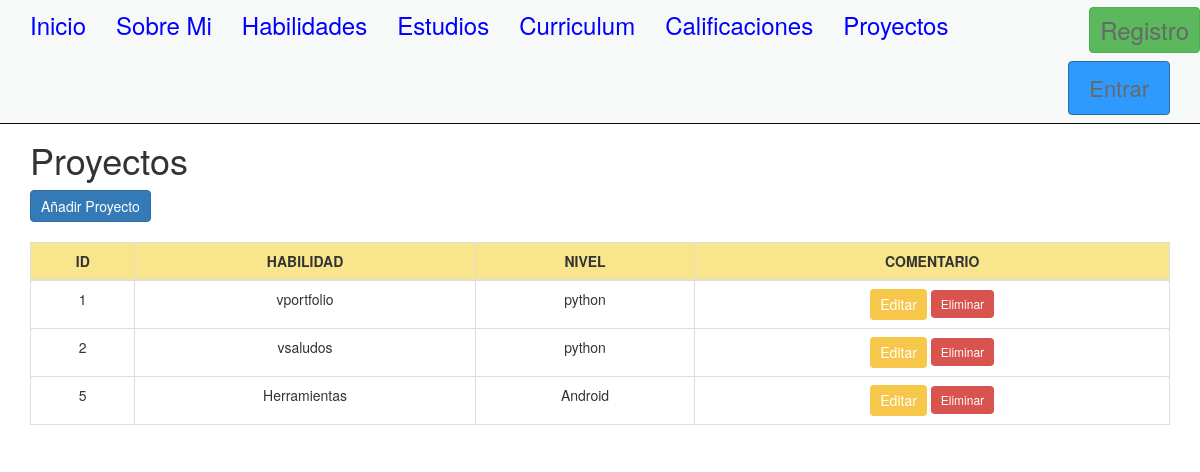
Screenshot of /lista_proyectos/ with the database file from the repository.
### appportfolio/models.py (models this page shows, shortened)
class Proyecto(models.Model):
    titulo = models.CharField(max_length=255)
    lenguaje = models.CharField(max_length=100)
    tecnologias = models.TextField()
    observaciones = models.TextField(blank=True, null=True)
    fecha_publicacion = models.DateField()
    class Meta:
        verbose_name = "Proyecto"
        verbose_name_plural = "Proyectos"
        ordering = ['id']

### appportfolio/views.py (the view)
# urls.py: path('lista_proyectos/', views.lista_proyectos, name='lista_proyectos'),
def lista_proyectos(request):
    proyectos = Proyecto.objects.all()
    return render(request, 'lista_proyectos.html', {'proyectos': proyectos})

### templates/lista_proyectos.html (shortened to what this page needs)
{% extends "base.html" %}
{% load static %}
{% block head %}
<link rel="stylesheet" href="https://maxcdn.bootstrapcdn.com/bootstrap/3.3.5/css/bootstrap.min.css">
<link rel="stylesheet" href="{% static 'css/examen.css' %}">
{% endblock %}
{% block content %}
<br><br><br><br><br>
<h1>Proyectos</h1>
<a href="{% url 'crear_proyecto' %}" class="btn btn-primary">Añadir Proyecto</a>
<table class="table table-bordered">
    <thead>
        <tr>
            <th>ID</th>
            <th>HABILIDAD</th>
            <th>NIVEL</th>
            <th>COMENTARIO</th>
        </tr>
    </thead>
    <tbody>
        {% for proyecto in proyectos %}
        <tr>
            <td>{{ proyecto.id }}</td>
            <td>{{ proyecto.titulo }}</td>
            <td>{{ proyecto.lenguaje }}</td>
            <td>
                <a href="{% url 'editar_proyecto' proyecto.id %}" class="btn btn-edit btn-sm">Editar</a>
                <form action="{% url 'eliminar_proyecto' proyecto.id %}" method="post" style="display:inline;">
                    <button type="submit" class="btn btn-delete btn-sm">Eliminar</button>
                </form>
            </td>
        </tr>
        {% endfor %}
    </tbody>
</table>
{% endblock %}

### static/css/examen.css (style rules this page uses)
table { width: 100%; margin-top: 20px; margin-bottom: 20px; }
table th, table td { text-align: center; vertical-align: middle; }
table th { background-color: #f9e68c; }
.btn { border-radius: 4px; padding: 5px 10px; font-size: 14px; text-align: center; }
.btn-edit { background-color: #f7c74b; border: none; color: white; }
.btn-delete { background-color: #d9534f; border: none; color: white; }
form .btn-sm { font-size: 12px; padding: 5px 10px; }

### rows the page displays
Proyecto: id "1", titulo "vportfolio", lenguaje "python"
Proyecto: id "2", titulo "vsaludos", lenguaje "python"
Proyecto: id "5", titulo "Herramientas", lenguaje "Android"
